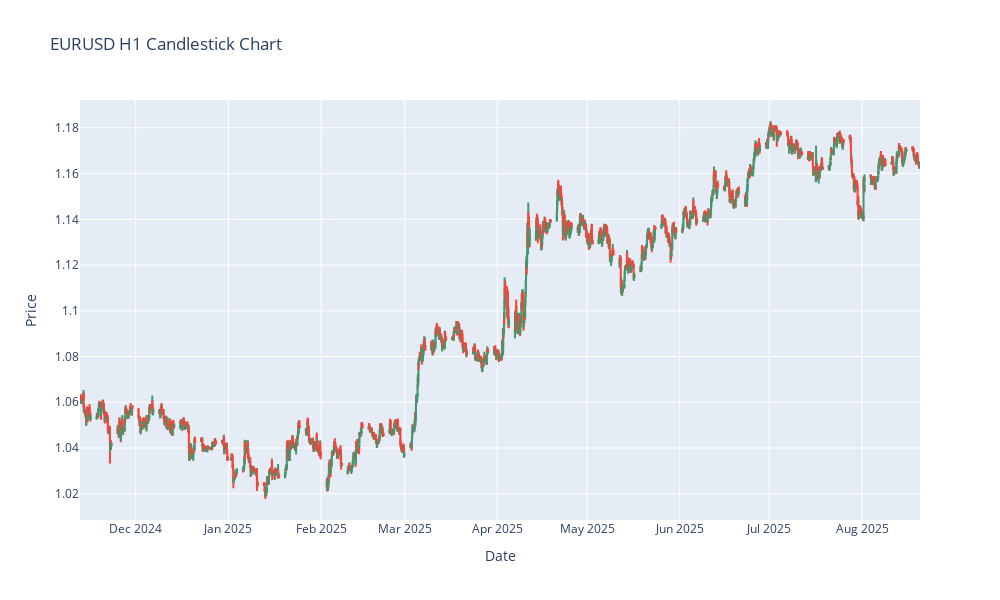

The code cell stored with this chart in its notebook:
### Code cell
# Visualize the raw price data
plt.figure(figsize=(14, 7))
plt.plot(df.index, df['Close'], color='blue', alpha=0.7)
plt.title('EURUSD H1 Close Price', fontsize=15)
plt.xlabel('Date', fontsize=12)
plt.ylabel('Price', fontsize=12)
plt.grid(True, alpha=0.3)
plt.tight_layout()
plt.show()

# Create an interactive candlestick chart using Plotly
fig = go.Figure(data=[go.Candlestick(
    x=df.index,
    open=df['Open'],
    high=df['High'],
    low=df['Low'],
    close=df['Close'],
    name='EURUSD'
)])

fig.update_layout(
    title='EURUSD H1 Candlestick Chart',
    xaxis_title='Date',
    yaxis_title='Price',
    width=1000,
    height=600,
    xaxis_rangeslider_visible=False
)

fig.show()

### Figure 1 — Plotly figure (JSON) as saved in the notebook; plotly's stock layout.template omitted (floating-point values rounded to 4 significant figures; data arrays with more than 128 entries replaced by an {"elided": "..."} marker saying what was removed)
{"data": [{"close": {"elided": "4788 float values"}, "high": {"elided": "4788 float values"}, "low": {"elided": "4788 float values"}, "name": "EURUSD", "open": {"elided": "4788 float values"}, "type": "candlestick", "x": {"elided": "4788 str values"}}], "layout": {"height": 600, "title": {"text": "EURUSD H1 Candlestick Chart"}, "width": 1000, "xaxis": {"rangeslider": {"visible": false}, "title": {"text": "Date"}}, "yaxis": {"title": {"text": "Price"}}}}
